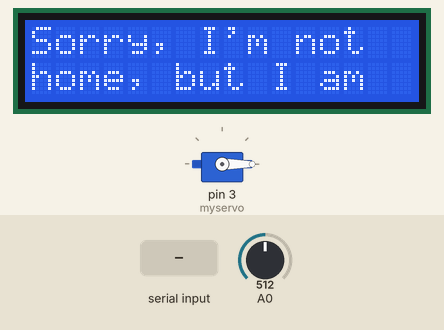
Bench run of a sketch on a simulated Arduino Uno, built with avr-gcc and run on an emulated ATmega328P. On the bench: servo, 16×2 character LCD. The test bench sets the inputs (shaded band); at power-on: A0 = 512. What the sketch prints to the serial monitor is not drawn.

Above: at 4.2 s.
4.3 s: "V" received over Serial
At 12.8 s:
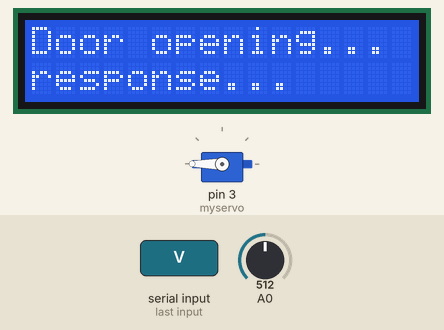
15.8 s: A0 set to 716
24.2 s: "V" received over Serial
At 25.4 s:
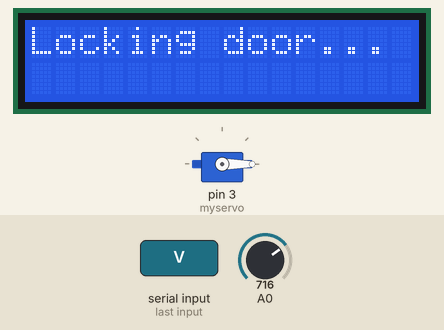
30.7 s: "V" received over Serial
At 31.6 s:
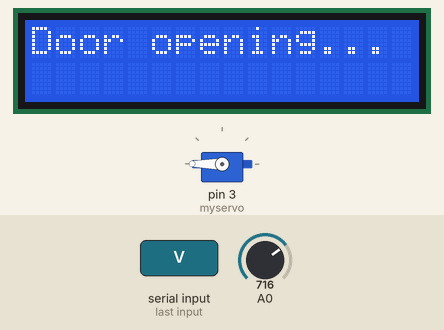
35.2 s: "V" received over Serial
At 38.7 s:
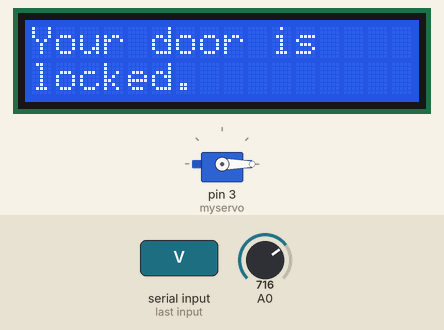
39.7 s: A0 set to 691
At 48.8 s:
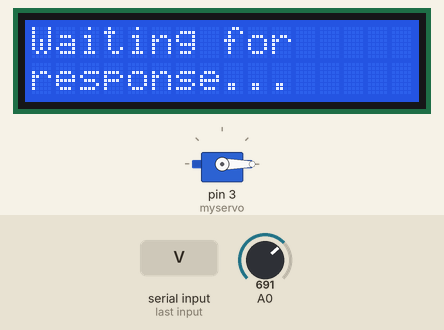
Timing chart, 0 to 50.3 s (numbered marks = the images above; inputs shaded):
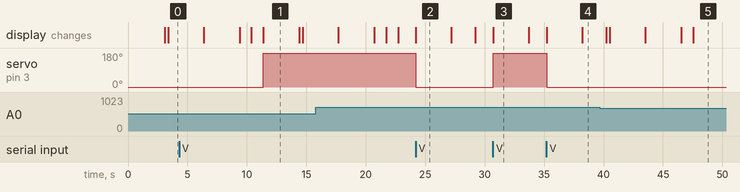

Measured:
- the behaviour switches between 700 and 699 on A0 (found by bisection; images 4 and 5)
- after the input at 4.3 s, servo on pin 3 (myservo): 0° → 180° after 7.1 s; the display: first differs from a run without the input after 7.1 s (image 1)
- after the input at 24.2 s, servo on pin 3 (myservo): 180° → 0° at once; the display: changes at once (image 2)
- after the input at 30.7 s, servo on pin 3 (myservo): 0° → 180° at once; the display: changes at once (image 3)
- after the input at 35.2 s, servo on pin 3 (myservo): 180° → 0° at once; the display: first changes at once (image 4 shows a later state)
- after the input at 39.7 s, the display: first differs from a run without the input after 0.82 s (image 5 shows a later state)
- what the display in image 1 shows lasts 3.0 s, from 11.4 s to 14.4 s

The sketch:

DoorPal.ino
```cpp
//Sample using LiquidCrystal library
#include <LiquidCrystal.h>
#include <Servo.h>

Servo myservo;  // create servo object to control a servo
                // twelve servo objects can be created on most boards

int pos = 0;    // variable to store the servo position

// select the pins used on the LCD panel
LiquidCrystal lcd(8, 9, 4, 5, 6, 7);

// define some values used by the panel and buttons
int lcd_key     = 0;
int adc_key_in  = 0;
#define btnRIGHT  0
#define btnUP     1
#define btnDOWN   2
#define btnLEFT   3
#define btnSELECT 4
#define btnNONE   5

int buttonState=5;             // the current reading from the input pin
int lastButtonState = LOW;   // the previous reading from the input pin
long lastDebounceTime = 0;  // the last time the output pin was toggled
long debounceDelay = 50;    // the debounce time; increase if the output flickers
int buttonPressed=0;

const int DoorBellPin = 2;
int DoorBellState = 0;

int lock = 0;
int unlock = 180;

bool timeout=0;
bool locked=1;


void setup()
{

 Serial.begin(9600);


 /*--------------------------------------------------*/
 myservo.attach(3);  // attaches the servo on pin 9 to the servo object
 myservo.write(lock);
 pinMode(DoorBellPin, INPUT);

 lcd.begin(16, 2);              // start the library
 lcd.setCursor(0,0);
 lcd.print("Door Pal  ");
 lcd.setCursor(0,1);
 lcd.print("Initialized");
                                   Serial.println("DoorPal Initialized");
 delay(3000);
 lcd.clear();
}

boolean disconnectedMsg = false;

void loop()
{
  while (1){
      lcd.display();
      int endit=0;
      lcd.clear();
      while(endit==0){
        if (locked){
          if (Serial.available()){
            char inChar = (char)Serial.read();
            if(inChar == 'V'){ // end character for locking
                 if (!(myservo.read() >= 90)) {
                   lcd.setCursor(0,0);
                   lcd.print("Door opening...   ");
                         Serial.println("Unlocking door");
                   myservo.write(unlock);
                   locked=0;
                   delay(3000);
                   lcd.setCursor(0,1);
                   lcd.print("Welcome inside! ");
                       Serial.println("Welcome inside!!!");
                 }
               }
          }
        }
        if (!locked){
          if (Serial.available()){
            char inChar = (char)Serial.read();
            if(inChar == 'V'){ // end character for locking
               if (myservo.read() >= 90) {
                  lcd.setCursor(0,0);
                  lcd.print("Locking door...");
                  Serial.println("Locking door...");
                  myservo.write(lock);
                  delay(3000);
                  locked=1;
                  lcd.setCursor(0,0);
                  lcd.print("Your door is        ");
                  lcd.setCursor(0,1);
                  lcd.print("locked.        ");
                  Serial.println("Your door is locked.");
                  delay(2000);
                  lcd.clear();
               }
            }
          }
        }

        readButtons();
        if (buttonPressed) {
          Serial.println("G");
          //sendEmail();
          delay(300);
          //SEND MESSAGE====================================
          lcd.setCursor(0,0);
          lcd.print("Sorry, I'm not  ");
          lcd.setCursor(0,1);
          lcd.print("home, but I am  ");
          delay(3000);
          lcd.setCursor(0,0);
          lcd.print("being notified, ");
          lcd.setCursor(0,1);
          lcd.print("Please wait...  ");
          delay(3000);
          lcd.clear();

                        Serial.println("Sorry, I'm not home, but I am being notified. Hold tight...");
          delay(1000);
          int t=millis();

          lcd.setCursor(0,0);
          lcd.print("Waiting for  ");
          lcd.setCursor(0,1);
          lcd.print("response...    ");

                        Serial.println("Waiting for response...");
          delay(1000);
          do{
             // Recieve data from Node and write it to a String
             if (Serial.available()) {
               char inChar = (char)Serial.read();
               if(inChar == 'V'){ // end character for locking
                 if (!(myservo.read() >= 90)) {
                   lcd.setCursor(0,0);
                   lcd.print("Door opening...   ");
                         Serial.println("Door opening...");
                   myservo.write(unlock);
                   locked=0;
                   delay(3000);
                   lcd.setCursor(0,1);
                   lcd.print("Welcome inside! ");
                       Serial.println("Welcome inside!!!");
                 }
               }
             }
           if ((millis()-t)>=100000) timeout=1;
          }while((locked)&&(!(timeout)));
          lcd.clear();
          if (locked) {
            lcd.setCursor(0,0);
            lcd.print("Sorry, come     ");
            lcd.setCursor(0,1);
            lcd.print("back later.     ");
            Serial.println("Sorry, come back later.");
          }
          buttonPressed=0;
        }
        else if (buttonState==btnSELECT){
          endit=1;
        }
      }
      lcd.clear();
   }
}

// read the buttons
int read_LCD_buttons()
{
 adc_key_in = analogRead(0);      // read the value from the sensor
 // my buttons when read are centered at these valies: 0, 144, 329, 504, 741
 // we add approx 50 to those values and check to see if we are close

 if (adc_key_in > 1000) {
   return btnNONE; // We make this the 1st option for speed reasons since it will be the most likely result
 }
 // For V1.1 us this threshold
 if (adc_key_in < 50) {
   buttonPressed=1;
   //Serial.print("RIGHT");
   return btnRIGHT;
 }
 if (adc_key_in < 150){
   buttonPressed=1;
   //Serial.print("UP");
   return btnUP;
 }
 if (adc_key_in < 300){
   buttonPressed=1;
   //Serial.print("DOWN");
   return btnDOWN;
 }
 if (adc_key_in < 500){
   buttonPressed=1;
   //Serial.print("LEFT");
   return btnLEFT;
 }
 if (adc_key_in < 700){
   buttonPressed=1;
   //Serial.print("SELECT");
   return btnSELECT;
 }

 return btnNONE;  // when all others fail, return this...
}

void readButtons()
{
  int reading = read_LCD_buttons();

  buttonState = reading;
}
```
